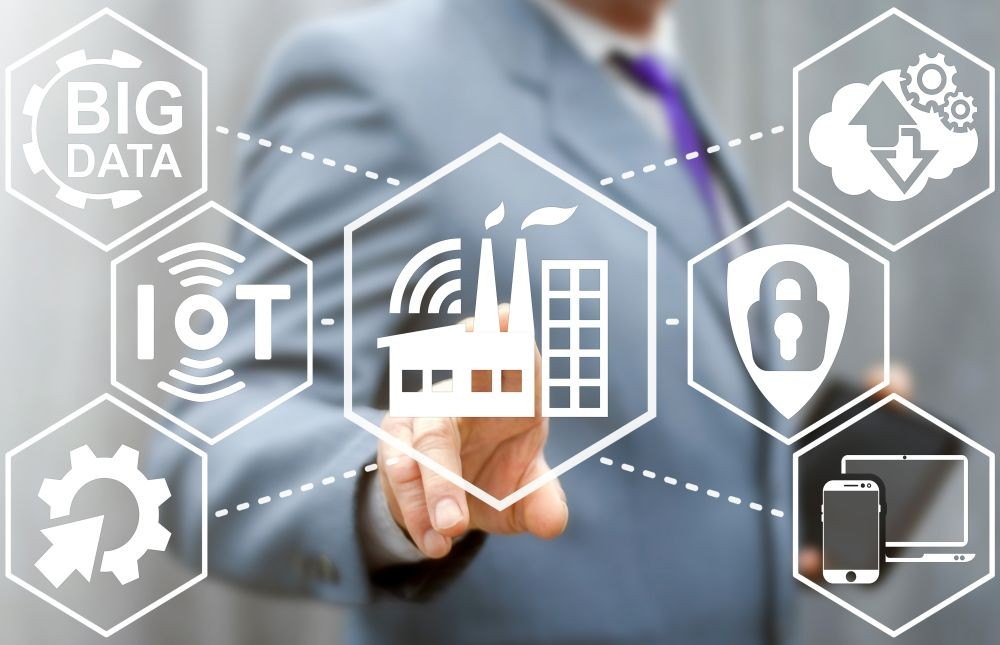
#> input picture connector-app/frontend/src/assets/Login1.jpeg, 1000 x 645 px
$ python -i ocr_engine.py   (imports and definitions only)
#> lines starting #> are read from the running program, lines starting #| are printed output that depends on the picture; after the words box and inside, x2 and y2 are one past the last pixel; in counts of white or black regions, pixels touching at a corner belong together
import cv2
import numpy as np
from PIL import Image
import pytesseract
import re

def preprocess_image(image_path):
    """ Preprocess image to improve OCR accuracy """
    image = cv2.imread(image_path)
#> image is the input picture: shape (645, 1000, 3); mean B, G, R 173.1, 166.6, 161.3


    gray = cv2.cvtColor(image, cv2.COLOR_BGR2GRAY)
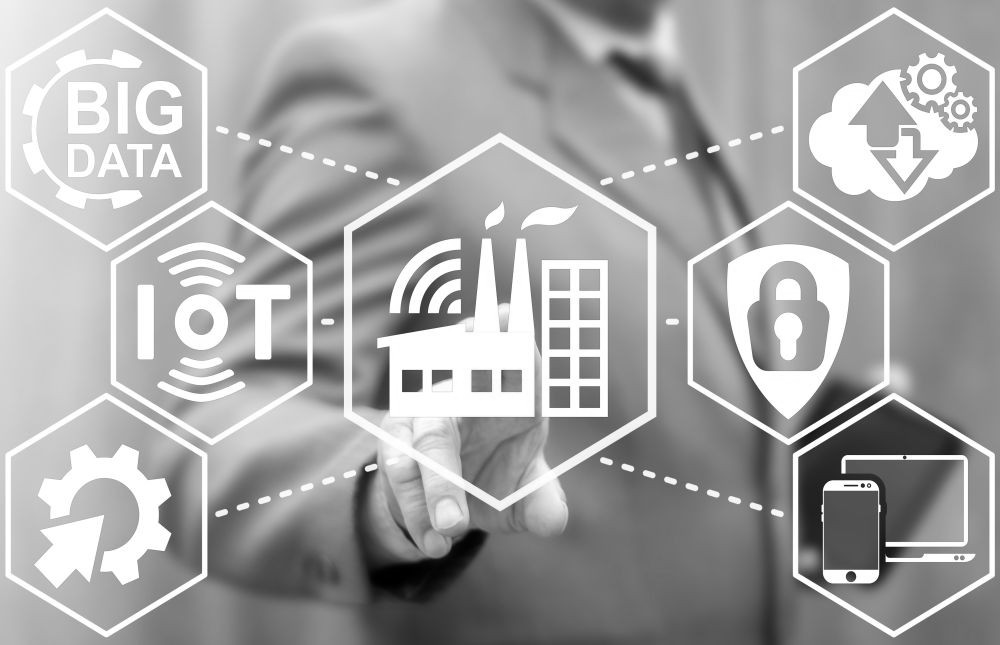
#> gray: shape (645, 1000); min 0, max 255, mean 165.8


    thresh = cv2.adaptiveThreshold(
        gray, 255, cv2.ADAPTIVE_THRESH_GAUSSIAN_C, cv2.THRESH_BINARY, 31, 2
    )
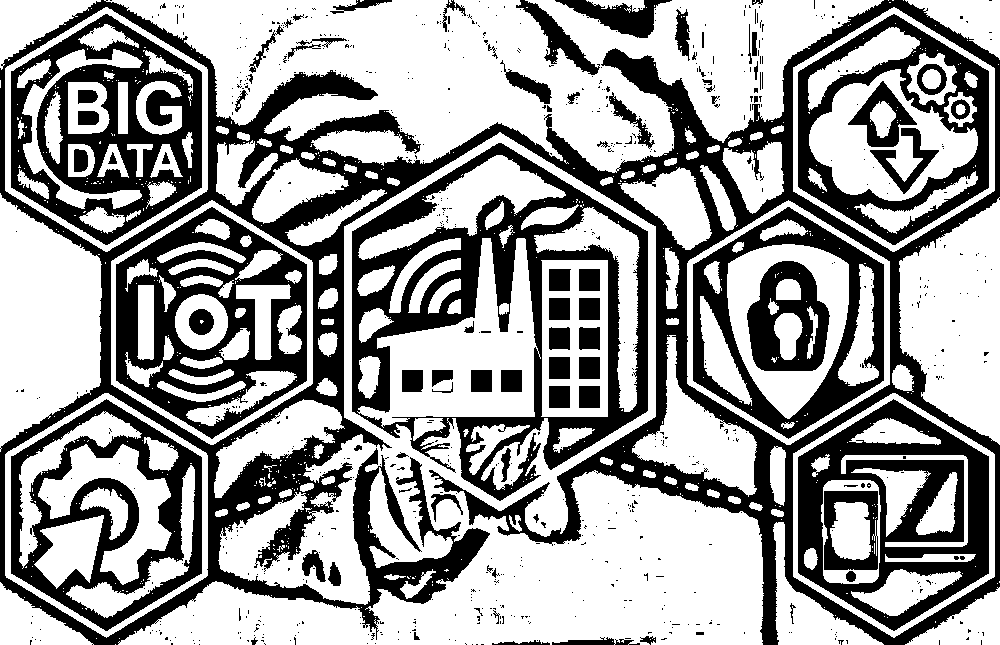
#> thresh: shape (645, 1000); 61.8% white; 786 black regions (700 under 20 px), largest, box (x1, y1, x2, y2) and area: (0, 0, 1000, 645) 91509, (352, 143, 648, 501) 29642, (11, 14, 202, 245) 19262


    blur = cv2.GaussianBlur(thresh, (3, 3), 0)
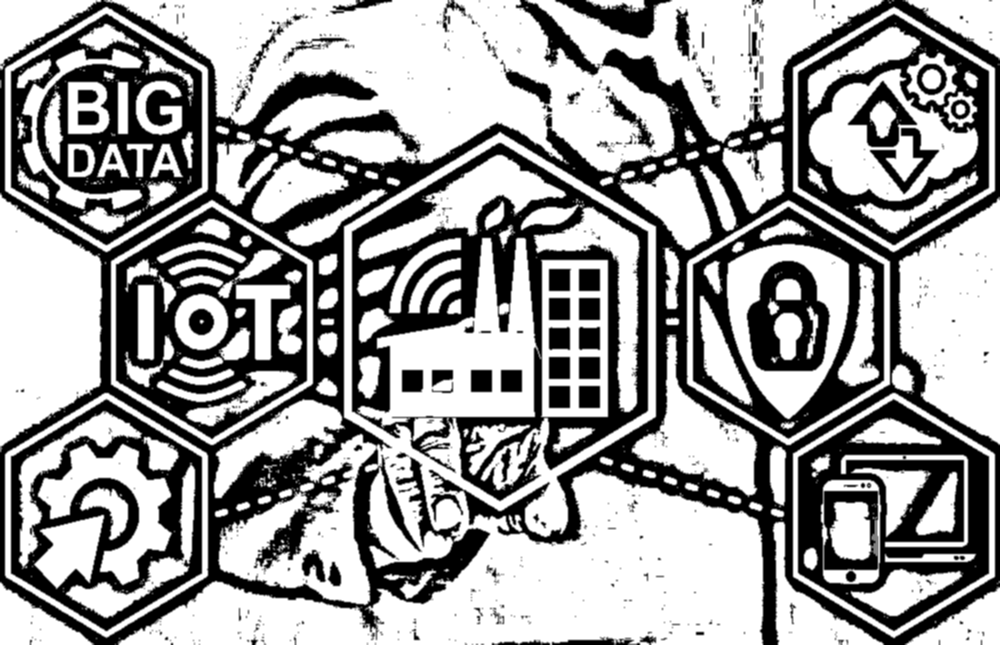
#> blur: shape (645, 1000); min 0, max 255, mean 157.7

    return Image.fromarray(blur)

def clean_text(text):
    """ Clean extracted OCR text """
    text = text.replace("\n", " ")
    text = re.sub(r"[^a-zA-Z0-9\s\.:]", "", text)
    text = re.sub(r"\s+", " ", text).strip()
    return text

def extract_text(image_path):
    """ Extract text from image using Tesseract OCR """
    processed_image = preprocess_image(image_path)
    custom_config = r'--oem 3 --psm 6 -l eng+hin'
    raw_text = pytesseract.image_to_string(processed_image, config=custom_config)

    cleaned_text = clean_text(raw_text)

    return cleaned_text

>>> result = preprocess_image('../../connector-app/frontend/src/assets/Login1.jpeg')

$ run again, on connector-app/frontend/src/assets/Login2.jpg
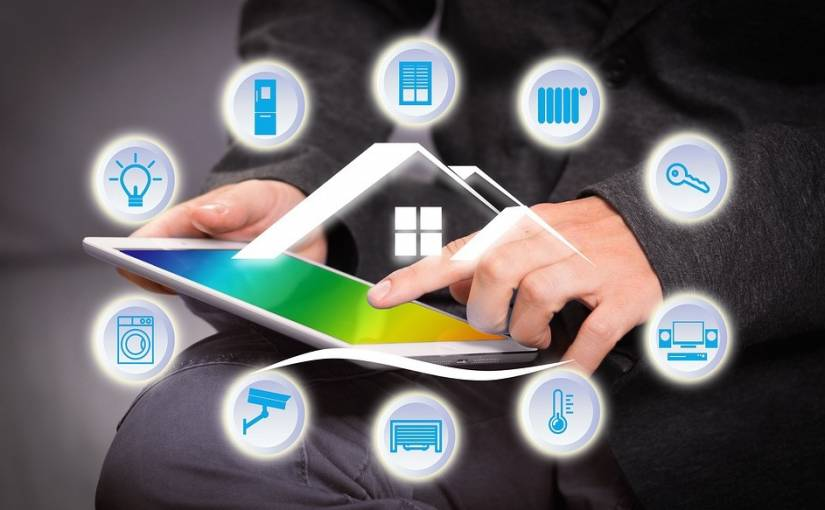
#> input picture connector-app/frontend/src/assets/Login2.jpg, 825 x 510 px
#> in preprocess_image, image is the input picture: shape (510, 825, 3); mean B, G, R 99.3, 98.8, 101.3
#> in preprocess_image, `thresh = cv2.adaptiveThreshold( gray, 255, cv2.ADAPTIVE_THRESH_GAUSSIA..`:
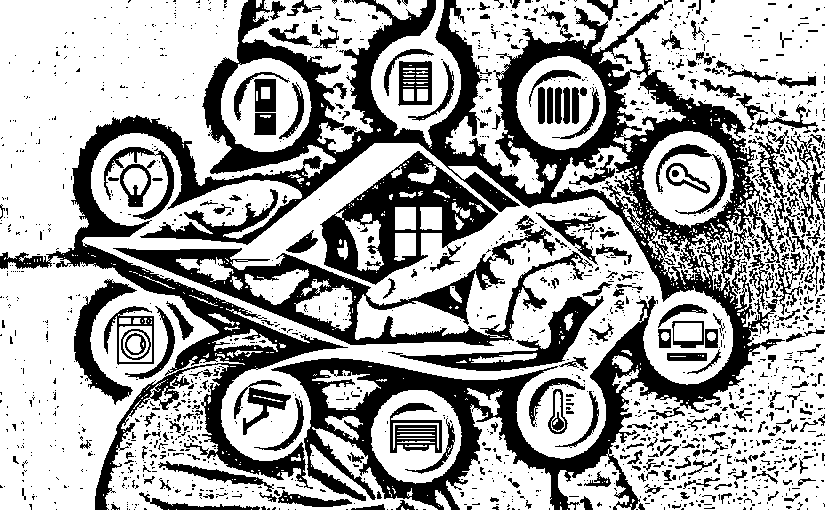
#> thresh: shape (510, 825); 65% white; 1719 black regions (1439 under 20 px), largest, box (x1, y1, x2, y2) and area: (0, 0, 785, 510) 81299, (113, 226, 593, 346) 11396, (320, 151, 498, 285) 8830
#> in preprocess_image, `blur = cv2.GaussianBlur(thresh, (3, 3), 0)`:
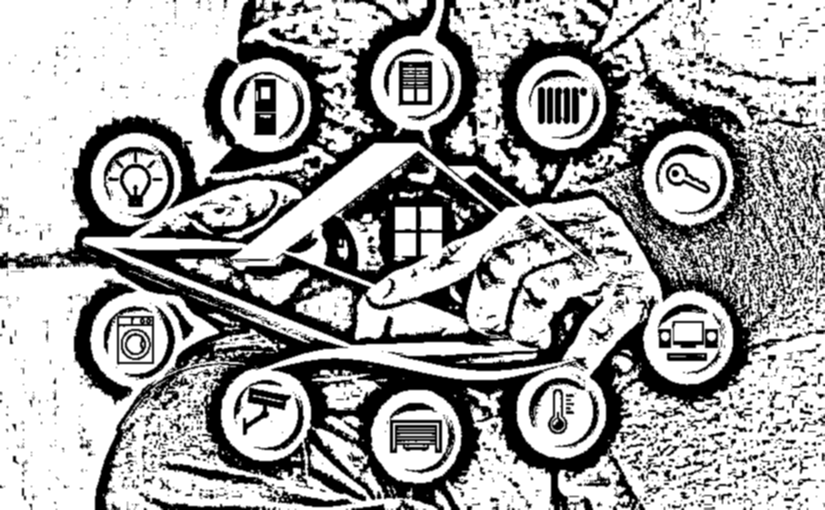
#> blur: shape (510, 825); min 0, max 255, mean 165.7

$ run again, on connector-app/frontend/src/assets/Login3.png
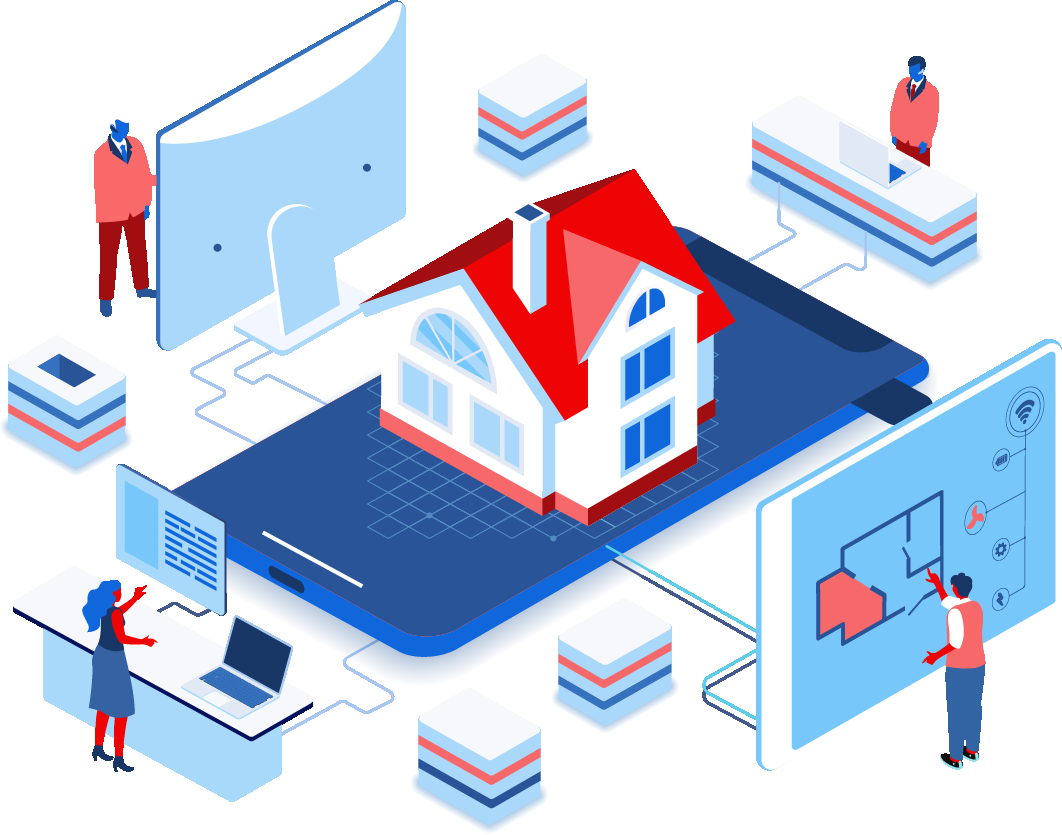
#> input picture connector-app/frontend/src/assets/Login3.png, 1062 x 835 px
#> in preprocess_image, image is the input picture: shape (835, 1062, 3); mean B, G, R 226.1, 206.3, 197.8
#> in preprocess_image, `gray = cv2.cvtColor(image, cv2.COLOR_BGR2GRAY)`:
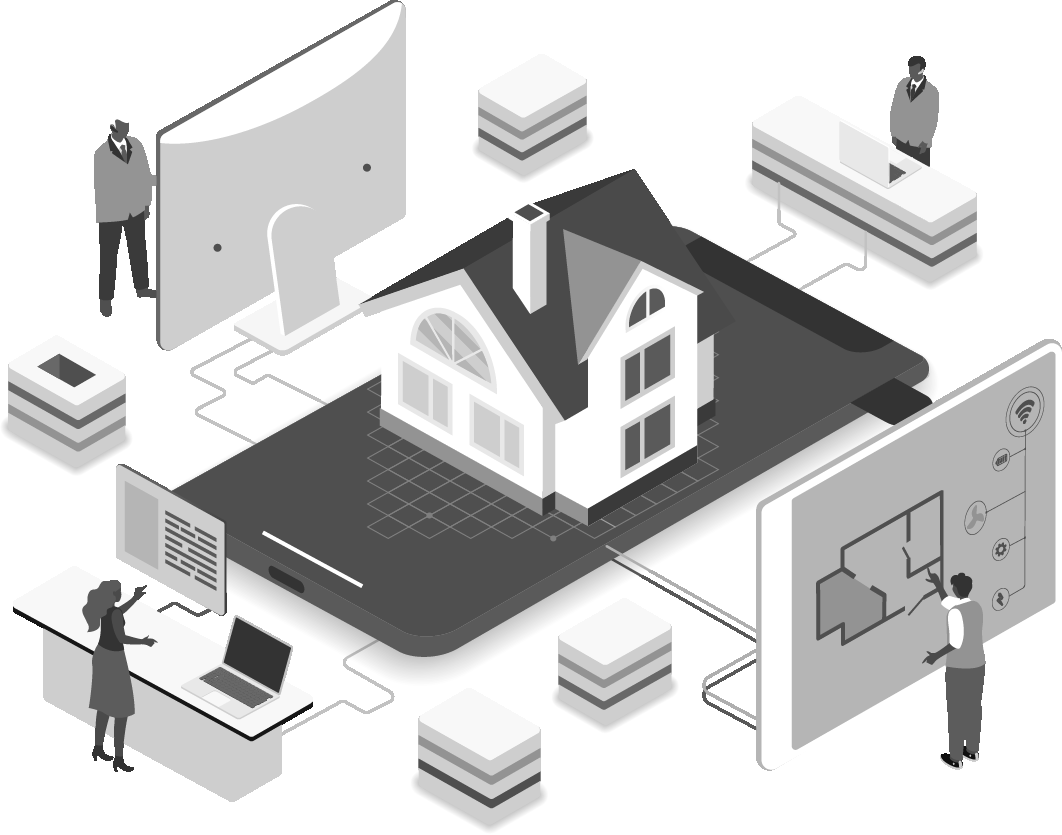
#> gray: shape (835, 1062); min 16, max 255, mean 206
#> in preprocess_image, `thresh = cv2.adaptiveThreshold( gray, 255, cv2.ADAPTIVE_THRESH_GAUSSIA..`:
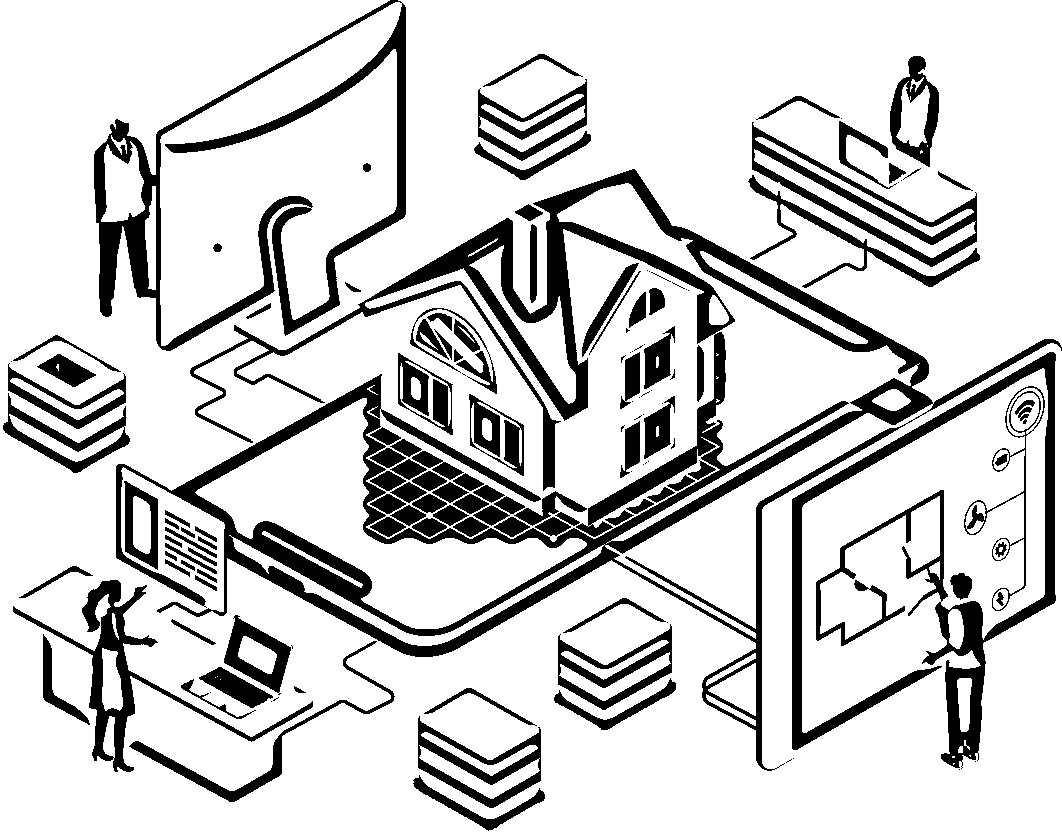
#> thresh: shape (835, 1062); 81.3% white; 148 black regions (40 under 20 px), largest, box (x1, y1, x2, y2) and area: (116, 169, 1062, 771) 59015, (792, 352, 1056, 769) 17270, (94, 0, 406, 351) 16881
